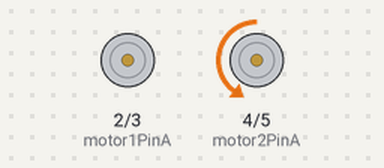
Simulated run of this sketch. Board: Arduino Uno, built with avr-gcc and run on an emulated ATmega328P. Shown: motor-driver pin pairs drawn as motors (green arrow = first pin HIGH = forward, orange = second pin HIGH = backward, longer = more drive, scaled by the enable pin).

Above: at 0.5 s.
At 1.5 s:
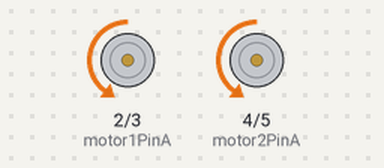
At 2.5 s:
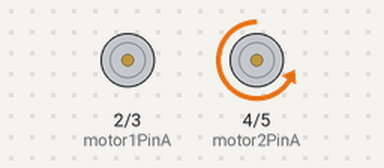
At 4.5 s:
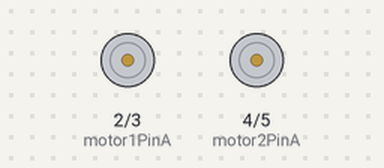
Timing chart, 0 to 6.5 s (numbered marks = the images above):
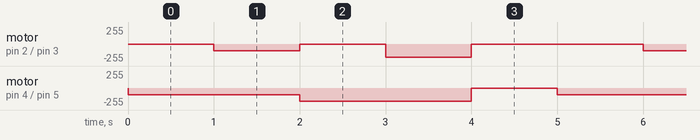

The sketch:

step1-1-1-rc-motor1-mission.ino
```cpp
int motor1PinA  = 2 ;
int motor1PinB =3 ;
int enablelPin=  11 ;
int motor2PinA  = 4 ;
int motor2PinB =5 ;
int enable2Pin=  10 ;

  void setup() {
     pinMode(motor1PinA, OUTPUT);
     pinMode(motor1PinB, OUTPUT);
     pinMode(enablelPin, OUTPUT);
     pinMode(motor2PinA, OUTPUT);
     pinMode(motor2PinB, OUTPUT);
     pinMode(enable2Pin, OUTPUT);
     analogWrite(enablelPin, 100);
     analogWrite(enable2Pin, 100);//모터속도를 정해준다
  }
   void loop() {
     digitalWrite(motor1PinA, LOW);    //1시 30분
     digitalWrite(motor1PinB, LOW);
     analogWrite(enablelPin, 100);
     digitalWrite(motor2PinA, LOW);
     digitalWrite(motor2PinB, HIGH);
     analogWrite(enable2Pin, 100);
     delay(1000);

     digitalWrite(motor1PinA, LOW);     //전진
     digitalWrite(motor1PinB, HIGH);
     digitalWrite(motor2PinA, LOW);
     digitalWrite(motor2PinB, HIGH);
     delay(1000);

     digitalWrite(motor1PinA, LOW);    //180도 회전
     digitalWrite(motor1PinB, LOW);
     analogWrite(enablelPin, 200);
     digitalWrite(motor2PinA, LOW);
     digitalWrite(motor2PinB, HIGH);
     analogWrite(enable2Pin, 200);
     delay(1000);


     digitalWrite(motor1PinA, LOW);     //전진
     digitalWrite(motor1PinB, HIGH);
     digitalWrite(motor2PinA, LOW);
     digitalWrite(motor2PinB, HIGH);
     delay(1000);


     digitalWrite(motor1PinA, LOW);     //정지
     digitalWrite(motor1PinB, LOW);
     digitalWrite(motor2PinA, LOW);
     digitalWrite(motor2PinB, LOW);
     delay(1000);
     }
```

Measured:
- by itself, motor on pin 4 (motor2PinA) / pin 5 (motor2PinB): repeats every 5.0 s: backward 200/255 2.0 s, stopped 1.0 s, backward 100/255 2.0 s
- by itself, motor on pin 2 (motor1PinA) / pin 3 (motor1PinB): repeats every 5.0 s: stopped 1.0 s, backward 200/255 1.0 s, stopped 2.0 s, backward 100/255 1.0 s
